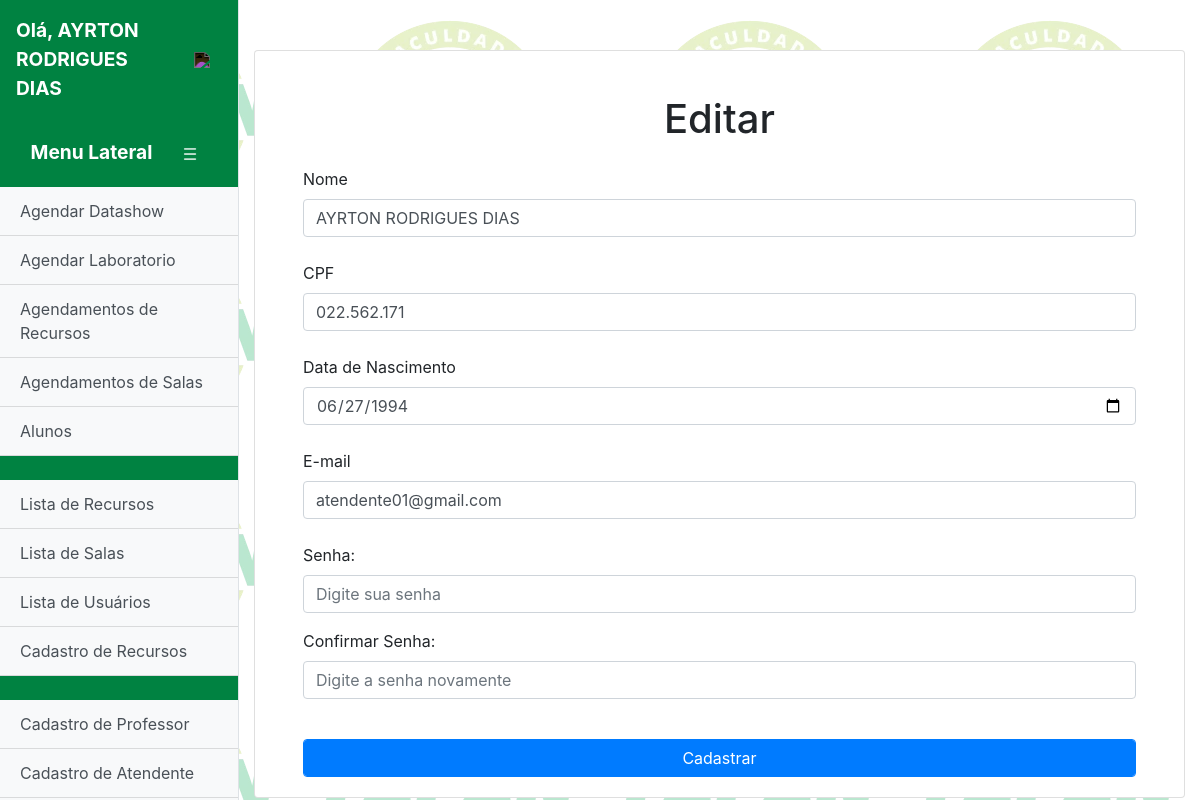
The page /editaruser.php (signed in) on the database its author committed.
### tables this page shows
CREATE TABLE `professor` (
  `nome` varchar(100) NOT NULL,
  `cpf` varchar(11) NOT NULL,
  `data_nasc` varchar(15) NOT NULL,
  `email` varchar(100) NOT NULL,
  `idprof` int(11) NOT NULL,
  `id_user` int(11) NOT NULL
);

CREATE TABLE `users` (
  `id` int(11) NOT NULL,
  `email` varchar(75) DEFAULT NULL,
  `senha` varchar(35) DEFAULT NULL,
  `funcao` tinyint(1) DEFAULT NULL,
  `ativo` int(11) DEFAULT 1
);

### editaruser.php (the view, shortened to what this page needs)
<?php
include("conexao.php");
if($_SESSION['funcao'] == 1){
    $funcao = "professor";
} else if($_SESSION['funcao'] == 2){
    $funcao = "professor";
} else if($_SESSION['funcao'] == 3){
    $funcao = "atendente";
}
    $id_user = $_SESSION['id'];
    $sql = "SELECT * FROM $funcao f JOIN users u WHERE id_user = $id_user";
    $resultado = $conn->query($sql);
    if ($resultado->num_rows > 0) {
        while ($row = $resultado->fetch_assoc()) {
            $cpf = $row['cpf'];
            $data_nasc = $row['data_nasc'];
            $email = $row['email'];
        }
    }
?>
<!DOCTYPE html>
<html lang="en">
<head>
    <link rel="stylesheet" href="https://stackpath.bootstrapcdn.com/bootstrap/4.5.2/css/bootstrap.min.css">
    <link rel="stylesheet" href="styles.css">
</head>
<body>
    <div class="d-flex" id="wrapper">
    <?php include("menulateral.php"); ?>
        <div id="page-content-wrapper" class="container-fluid">
            <div class="card">
                <div class="card-body">
                    <h1 class="mt-4 mb-4" style="text-align: center;">Editar</h1>
                    <form action="editaruser_sucesso.php" method="POST">
                    <label for = "nome">
                        Nome
                    </label>
                <input type="text" required class="form-control" name="nome" value="<?php echo $nome ?>">
                <br>
                <label for = "cpf">
                        CPF
                </label>
                <input type="text" required class="form-control" name="cpf" value="<?php echo $cpf ?>">
                <br>
                <label for = "datanascimento">
                        Data de Nascimento
                </label>
                <input type = "date" required class="form-control" id = "data" name = "data" value="<?php echo date('Y-m-d', strtotime($data_nasc)) ?>">
                <br>
                <label for = "email">
                        E-mail
                </label>
                <input type="text" required class="form-control" name="email" value="<?php echo $email ?>">
                <br>
                <div class="form-group">
                <label for="senha">Senha:</label>
                <input type="password" class="form-control" name="senha" id="senha" placeholder="Digite sua senha">
                </div>
                <div class="form-group">
                    <label for="confirmasenha">Confirmar Senha:</label>
                    <input type="password" class="form-control" name="confirmasenha" id="confirmasenha" placeholder="Digite a senha novamente">
                </div>
                <br>
                <button type="submit" class="form-control btn-primary">Cadastrar</button>
                </form>
                </div>
            </div>
        </div>
    </div>
</body>
</html>

### menulateral.php (shortened to what this page needs)
<div class="bg-light border-right" id="sidebar-wrapper" style="background:#008241!important;">
    <?php
        if($_SESSION['funcao'] == 1){
            $funcao = "professor";
        } else if($_SESSION['funcao'] == 2){
            $funcao = "professor";
        } else if($_SESSION['funcao'] == 3){
            $funcao = "atendente";
        }
            $id_user = $_SESSION['id'];
            $sql = "SELECT * FROM $funcao p JOIN users u WHERE id_user = $id_user";
            $resultado = $conn->query($sql);
            if ($resultado->num_rows > 0) {
                while ($row = $resultado->fetch_assoc()) {
                    $nome = $row['nome'] ;
                }
            }
        ?>
    <div class="sidebar-heading">
            	<p id="sidebar-heading-name">Olá, <?php echo $nome ?></p>
            	<div class="sidebar-button" onclick="sair()"><img  class="sidebar-button-img" src="assets/exit.png"></div>
    </div>
            <div class="sidebar-heading">
            	<p id="sidebar-heading-title">Menu Lateral</p>
            	<div class="sidebar-button" onclick="sideBarSwitch()"><img class="sidebar-button-img" src="assets/sidebar-icon.png"></div>
            </div>
            <div class="list-group list-group-flush">
                <a href="agendadatashow.php" id="agendadatashow" class="list-group-item list-group-item-action bg-light">Agendar Datashow</a>
                <a href="agendarlaboratorio.php" id="agendarlaboratorio" class="list-group-item list-group-item-action bg-light">Agendar Laboratorio</a>
                <a href="liberacaodatashow.php" id="liberacaodatashow" class="list-group-item list-group-item-action bg-light">Agendamentos de Recursos</a>
                <a href="liberacaolaboratorio.php" id="liberacaolaboratorio" class="list-group-item list-group-item-action bg-light">Agendamentos de Salas</a>
                <a href="alunos.php" id="alunos" class="list-group-item list-group-item-action bg-light">Alunos</a>
                <?php if ($_SESSION['funcao'] == 1): ?>
                <br>
                <a href="listadatashow.php" id="listadatashow" class="list-group-item list-group-item-action bg-light">Lista de Recursos</a>
                <a href="listalaboratorio.php" id="listalaboratorio" class="list-group-item list-group-item-action bg-light">Lista de Salas</a>
                <a href="listausuarios.php" id="listausuarios" class="list-group-item list-group-item-action bg-light">Lista de Usuários</a>
                <a href="cadastro.php" id="cadastro" class="list-group-item list-group-item-action bg-light">Cadastro de Recursos</a>
                <?php endif; ?>
                <br>
                <?php if ($_SESSION['funcao'] == 1): ?>
                <a href="cadastro_prof.php" id="cadastro_prof" class="list-group-item list-group-item-action bg-light">Cadastro de Professor</a>
                <?php endif; ?>
                <?php if ($_SESSION['funcao'] == 1 || $_SESSION['funcao'] == 2): ?>
                <a href="cadastro_aten.php" id="cadastro_aten" class="list-group-item list-group-item-action bg-light">Cadastro de Atendente</a>
                <?php endif; ?>
                <br>
                <br>
                <br>
            </div>
        </div>

### styles.css (style rules this page uses)
#page-content-wrapper { margin-top: 50px; flex-direction: column; }
#sidebar-wrapper { background:#008241!important; width: 300px; height: 100vh; z-index: 1000; overflow-y: auto; transition: all 0.3s ease; }
.sidebar-heading { font-weight: 700; font-size: 1.2rem; padding: 1rem; display: flex; flex-direction: row; align-items: center; justify-content: center; }
#sidebar-heading-name { color:#fff; margin-top: 0px !important; margin-bottom: 2px !important; margin-right: 20px; }
#sidebar-heading-title { color:#fff; margin-top: 0px !important; margin-bottom: 2px !important; margin-right: 20px; }
.sidebar-button { min-width: 35px; min-height: 35px; max-width: 35px; max-height: 35px; background: transparent; border-radius: 50%; padding: 2px; float: right; display: flex; align-items: center; justify-content: center; transition-duration: 200ms; }
.sidebar-button-img { width: 20px; filter: invert(1); }
.container-fluid { display: flex; align-items: center; }
.card { width: 100%; max-width: 1000px; }
.card-body { padding: 1.25rem 3rem; }
#wrapper { background-image: url("./assets/Sem_titulo.png"); }

### rows shown on the page
professor: nome "AYRTON RODRIGUES DIAS", cpf "022.562.171", data "06/27/1994"
users: email "atendente01@gmail.com"
